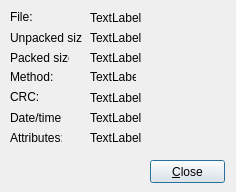
<ui version="4.0" >
 <class>qdArchiveFileProperties</class>
 <widget class="QDialog" name="qdArchiveFileProperties" >
  <property name="geometry" >
   <rect>
    <x>0</x>
    <y>0</y>
    <width>236</width>
    <height>192</height>
   </rect>
  </property>
  <property name="windowTitle" >
   <string>Archive file properties</string>
  </property>
  <widget class="QLabel" name="label" >
   <property name="geometry" >
    <rect>
     <x>10</x>
     <y>10</y>
     <width>46</width>
     <height>14</height>
    </rect>
   </property>
   <property name="text" >
    <string>File:</string>
   </property>
  </widget>
  <widget class="QLabel" name="label_2" >
   <property name="geometry" >
    <rect>
     <x>10</x>
     <y>30</y>
     <width>72</width>
     <height>16</height>
    </rect>
   </property>
   <property name="text" >
    <string>Unpacked size:</string>
   </property>
  </widget>
  <widget class="QLabel" name="label_3" >
   <property name="geometry" >
    <rect>
     <x>10</x>
     <y>50</y>
     <width>59</width>
     <height>16</height>
    </rect>
   </property>
   <property name="text" >
    <string>Packed size:</string>
   </property>
  </widget>
  <widget class="QLabel" name="label_4" >
   <property name="geometry" >
    <rect>
     <x>10</x>
     <y>90</y>
     <width>46</width>
     <height>14</height>
    </rect>
   </property>
   <property name="text" >
    <string>CRC:</string>
   </property>
  </widget>
  <widget class="QLabel" name="label_5" >
   <property name="geometry" >
    <rect>
     <x>10</x>
     <y>70</y>
     <width>46</width>
     <height>14</height>
    </rect>
   </property>
   <property name="text" >
    <string>Method:</string>
   </property>
  </widget>
  <widget class="QLabel" name="label_6" >
   <property name="geometry" >
    <rect>
     <x>10</x>
     <y>110</y>
     <width>51</width>
     <height>16</height>
    </rect>
   </property>
   <property name="text" >
    <string>Date/time:</string>
   </property>
  </widget>
  <widget class="QLabel" name="label_7" >
   <property name="geometry" >
    <rect>
     <x>10</x>
     <y>130</y>
     <width>52</width>
     <height>16</height>
    </rect>
   </property>
   <property name="text" >
    <string>Attributes:</string>
   </property>
  </widget>
  <widget class="QPushButton" name="qpbClose" >
   <property name="geometry" >
    <rect>
     <x>150</x>
     <y>160</y>
     <width>75</width>
     <height>23</height>
    </rect>
   </property>
   <property name="text" >
    <string>&amp;Close</string>
   </property>
  </widget>
  <widget class="QLabel" name="qlFileName" >
   <property name="geometry" >
    <rect>
     <x>90</x>
     <y>10</y>
     <width>131</width>
     <height>16</height>
    </rect>
   </property>
   <property name="text" >
    <string>TextLabel</string>
   </property>
  </widget>
  <widget class="QLabel" name="qlUnpackedSize" >
   <property name="geometry" >
    <rect>
     <x>90</x>
     <y>30</y>
     <width>71</width>
     <height>16</height>
    </rect>
   </property>
   <property name="text" >
    <string>TextLabel</string>
   </property>
  </widget>
  <widget class="QLabel" name="qlPackedSize" >
   <property name="geometry" >
    <rect>
     <x>90</x>
     <y>50</y>
     <width>71</width>
     <height>16</height>
    </rect>
   </property>
   <property name="text" >
    <string>TextLabel</string>
   </property>
  </widget>
  <widget class="QLabel" name="qlMethod" >
   <property name="geometry" >
    <rect>
     <x>90</x>
     <y>70</y>
     <width>46</width>
     <height>14</height>
    </rect>
   </property>
   <property name="text" >
    <string>TextLabel</string>
   </property>
  </widget>
  <widget class="QLabel" name="qlCRC" >
   <property name="geometry" >
    <rect>
     <x>90</x>
     <y>90</y>
     <width>71</width>
     <height>16</height>
    </rect>
   </property>
   <property name="text" >
    <string>TextLabel</string>
   </property>
  </widget>
  <widget class="QLabel" name="qlDateTime" >
   <property name="geometry" >
    <rect>
     <x>90</x>
     <y>110</y>
     <width>131</width>
     <height>16</height>
    </rect>
   </property>
   <property name="text" >
    <string>TextLabel</string>
   </property>
  </widget>
  <widget class="QLabel" name="qlAttributes" >
   <property name="geometry" >
    <rect>
     <x>90</x>
     <y>130</y>
     <width>61</width>
     <height>16</height>
    </rect>
   </property>
   <property name="text" >
    <string>TextLabel</string>
   </property>
  </widget>
 </widget>
 <resources/>
 <connections>
  <connection>
   <sender>qpbClose</sender>
   <signal>clicked()</signal>
   <receiver>qdArchiveFileProperties</receiver>
   <slot>accept()</slot>
   <hints>
    <hint type="sourcelabel" >
     <x>87</x>
     <y>171</y>
    </hint>
    <hint type="destinationlabel" >
     <x>199</x>
     <y>95</y>
    </hint>
   </hints>
  </connection>
 </connections>
</ui>
